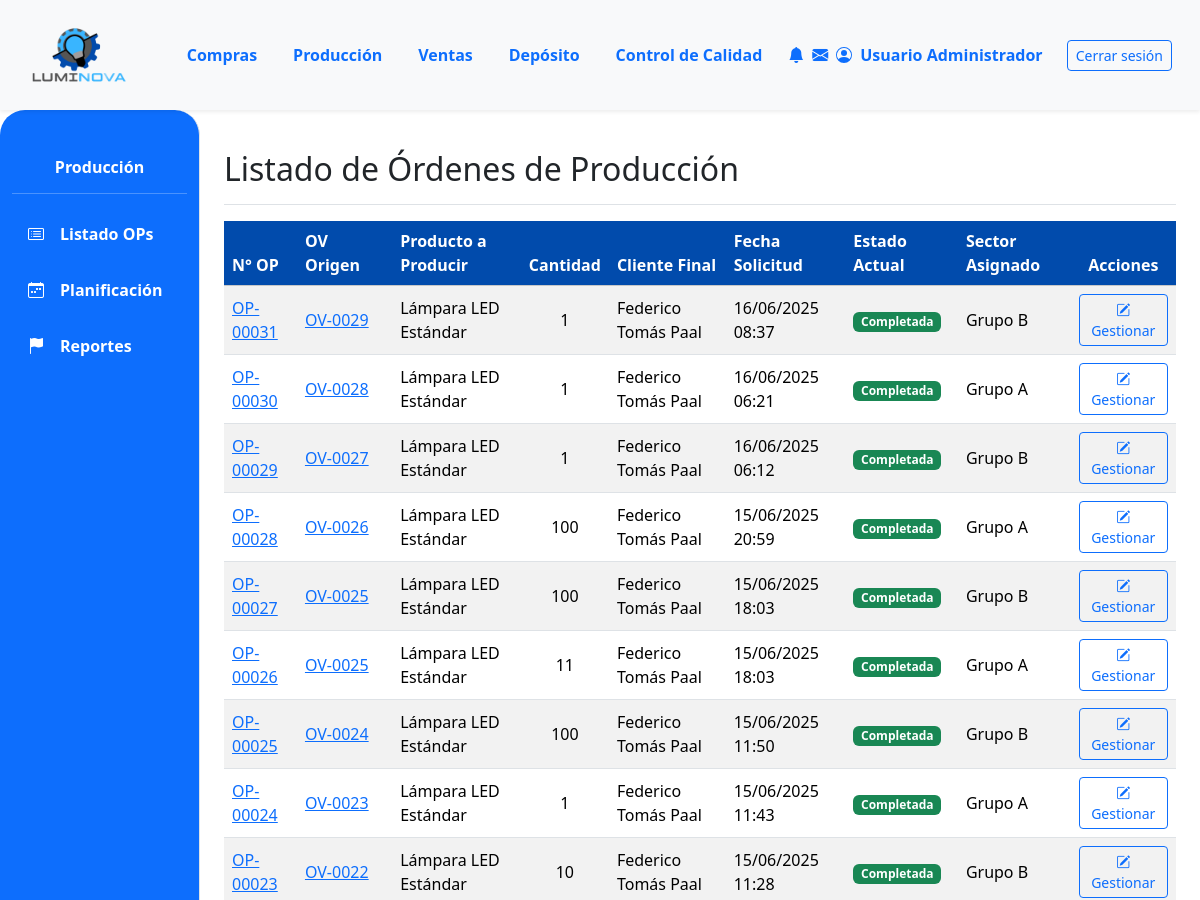
Before: /produccion/ (signed in, upper part) with the older database file.
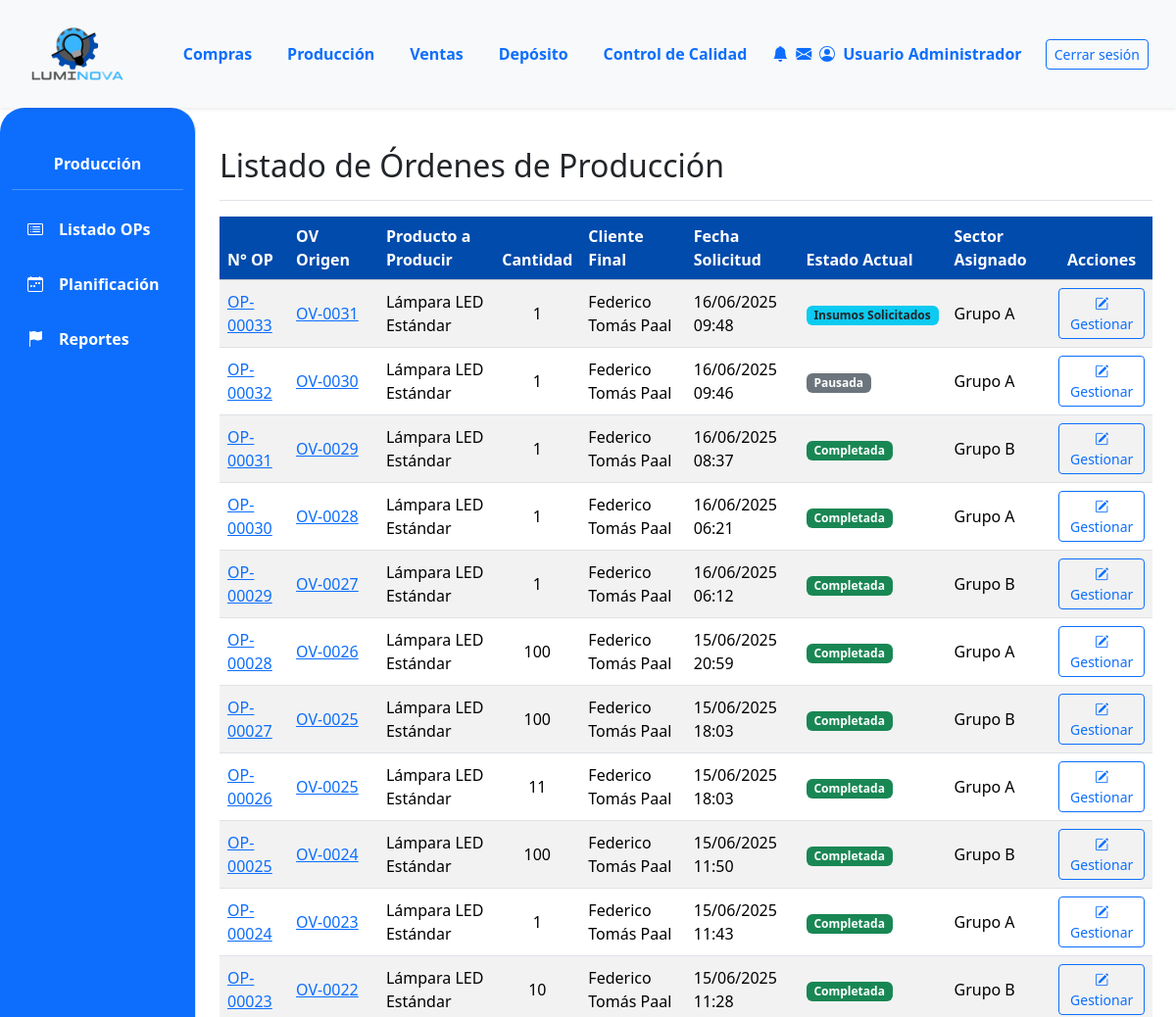
After: the same page with the newer database file.
### App_LUMINOVA/models.py (models this page shows, shortened)
class OrdenProduccion(models.Model):
    numero_op = models.CharField(
        max_length=20, unique=True, verbose_name="N° Orden de Producción"
    )  # Cambiado de numero_orden
    orden_venta_origen = models.ForeignKey(
        OrdenVenta,
        on_delete=models.SET_NULL,
        null=True,
        blank=True,
        related_name="ops_generadas",
    )
    producto_a_producir = models.ForeignKey(
        ProductoTerminado, on_delete=models.PROTECT, related_name="ordenes_produccion"
    )  # Cambiado related_name
    cantidad_a_producir = models.PositiveIntegerField()  # Cambiado de cantidad_prod
    estado_op = models.ForeignKey(
        EstadoOrden,
        on_delete=models.SET_NULL,
        null=True,
        blank=True,
        related_name="ops_estado",
    )
    estado_op = models.ForeignKey(
        EstadoOrden,
        on_delete=models.SET_NULL,
        null=True,
        blank=True,
        related_name="ops_estado",
    )  # Cambiado related_name
    fecha_solicitud = models.DateTimeField(default=timezone.now)  # Añadido
    fecha_inicio_real = models.DateTimeField(null=True, blank=True)
    fecha_inicio_planificada = models.DateField(
        null=True, blank=True
    )  # Cambiado de fecha_inicio
    fecha_fin_real = models.DateTimeField(null=True, blank=True)
    fecha_fin_planificada = models.DateField(null=True, blank=True)  # Añadido
    sector_asignado_op = models.ForeignKey(
        SectorAsignado,
        on_delete=models.SET_NULL,
        null=True,
        blank=True,
        related_name="ops_sector",
    )  # Cambiado related_name
    notas = models.TextField(null=True, blank=True, verbose_name="Notas")  # Añadido
    def get_estado_op_display(self):  # Nombre del método que estás intentando llamar
        if self.estado_op:
            return self.estado_op.nombre
        return "Sin Estado Asignado"

class OrdenVenta(models.Model):  # NUEVO: Específico para Ventas
    ESTADO_CHOICES = [
        ("PENDIENTE", "Pendiente Confirmación"),
        ("CONFIRMADA", "Confirmada (Esperando Producción)"),
        ("INSUMOS_SOLICITADOS", "Insumos Solicitados"),
        ("PRODUCCION_INICIADA", "Producción Iniciada"),
        ("PRODUCCION_CON_PROBLEMAS", "Producción con Problemas"),
        ("LISTA_ENTREGA", "Lista para Entrega"),
        ("COMPLETADA", "Completada/Entregada"),
        ("CANCELADA", "Cancelada"),
    ]
    numero_ov = models.CharField(
        max_length=20, unique=True, verbose_name="N° Orden de Venta"
    )
    cliente = models.ForeignKey(
        Cliente, on_delete=models.PROTECT, related_name="ordenes_venta"
    )
    fecha_creacion = models.DateTimeField(default=timezone.now)
    estado = models.CharField(
        max_length=50, choices=ESTADO_CHOICES, default="PENDIENTE"
    )
    total_ov = models.DecimalField(
        max_digits=12, decimal_places=2, default=0.00, verbose_name="Total OV"
    )
    notas = models.TextField(blank=True, null=True)

class ProductoTerminado(models.Model):
    descripcion = models.CharField(max_length=255)  # Aumentado max_length
    categoria = models.ForeignKey(
        CategoriaProductoTerminado,
        on_delete=models.PROTECT,
        related_name="productos_terminados",
    )
    precio_unitario = models.DecimalField(max_digits=10, decimal_places=2, default=0.00)
    stock = models.IntegerField(default=0)
    modelo = models.CharField(max_length=50, blank=True, null=True)
    potencia = models.IntegerField(blank=True, null=True)
    acabado = models.CharField(max_length=50, blank=True, null=True)
    color_luz = models.CharField(max_length=50, blank=True, null=True)
    material = models.CharField(max_length=50, blank=True, null=True)
    imagen = models.ImageField(null=True, blank=True, upload_to="productos_terminados/")

class Cliente(models.Model):
    nombre = models.CharField(max_length=150, unique=True)  # Aumentado max_length
    direccion = models.TextField(blank=True)
    telefono = models.CharField(max_length=25, blank=True)  # Aumentado max_length
    email = models.EmailField(unique=True, null=True, blank=True)

class EstadoOrden(
    models.Model
):  # Renombrar a EstadoOrdenProduccion o similar si es solo para OP
    nombre = models.CharField(
        max_length=50, unique=True
    )  # Ej: Pendiente, En Proceso, Terminado

class SectorAsignado(
    models.Model
):  # También, si es para OP, `SectorProduccion` sería más claro.
    nombre = models.CharField(
        max_length=50, unique=True
    )  # Ej: Grupo A, Taller Principal

### App_LUMINOVA/views.py (the view)
# urls.py: path('produccion/', produccion_lista_op_view, name='produccion_principal'), # La lista de OPs es la vista principal
@login_required
def produccion_lista_op_view(request):
    ordenes_prod = OrdenProduccion.objects.select_related(
        'producto_a_producir__categoria',
        'orden_venta_origen__cliente', # Para obtener el cliente
        'estado_op', # Nombre del campo en tu modelo OP
        'sector_asignado_op'  # Nombre del campo en tu modelo OP
    ).order_by('-fecha_solicitud')
    context = {
        'ordenes_produccion_list': ordenes_prod,
        'titulo_seccion': 'Listado de Órdenes de Producción',
        'form_update_op': OrdenProduccionUpdateForm(), # Para el modal de edición
    }
    return render(request, 'produccion/produccion_lista_op.html', context)

### App_LUMINOVA/templates/produccion/produccion_lista_op.html (shortened to what the changed rows need)
{% extends 'padre.html' %}
{% load static %}
{% load django_bootstrap5 %}
{% block content %}
<div class="d-flex justify-content-between flex-wrap flex-md-nowrap align-items-center pt-3 pb-2 mb-3 border-bottom">
    <h1 class="h2">{{ titulo_seccion }}</h1>
</div>
<div class="table-responsive mt-3">
    <table class="table table-striped table-hover align-middle">
        <thead class="table-light ">
            <tr>
                <th class="color-thead" style="background-color: #014BAC; color: white;">N° OP</th>
                <th class="color-thead" style="background-color: #014BAC; color: white;">OV Origen</th>
                <th class="color-thead" style="background-color: #014BAC; color: white;">Producto a Producir</th>
                <th class="color-thead text-center" style="background-color: #014BAC; color: white;">Cantidad</th>
                <th class="color-thead" style="background-color: #014BAC; color: white;">Cliente Final</th>
                <th class="color-thead" style="background-color: #014BAC; color: white;">Fecha Solicitud</th>
                <th class="color-thead" style="background-color: #014BAC; color: white;">Estado Actual</th>
                <th class="color-thead" style="background-color: #014BAC; color: white;">Sector Asignado</th>
                <th class="color-thead text-center" style="background-color: #014BAC; color: white;">Acciones</th>
            </tr>
        </thead>
        <tbody>
            {% for op in ordenes_produccion_list %}
            <tr id="op-{{ op.id }}"
                class="{% if op.estado_op and op.estado_op.nombre|lower == 'insumos recibidos' %}table-info-light{% endif %}">
                <td><a href="{% url 'App_LUMINOVA:produccion_detalle_op' op.id %}">{{ op.numero_op }}</a></td>
                <td>
                    {% if op.orden_venta_origen %}
                        <a href="{% url 'App_LUMINOVA:ventas_detalle_ov' op.orden_venta_origen.id %}">{{ op.orden_venta_origen.numero_ov }}</a>
                    {% else %}
                        N/A (Manual)
                    {% endif %}
                </td>
                <td>{{ op.producto_a_producir.descripcion|truncatechars:30|default:"PRODUCTO NO ASIGNADO" }}</td>
                <td class="text-center">{{ op.cantidad_a_producir }}</td>
                <td>{{ op.orden_venta_origen.cliente.nombre|default_if_none:"N/A" }}</td>
                <td>{{ op.fecha_solicitud|date:"d/m/Y H:i" }}</td>
                <td>
                    <span class="badge
                        {% if op.estado_op.nombre.lower == 'pendiente' %}bg-warning text-dark
                        {% elif op.estado_op.nombre.lower == 'insumos solicitados' %}bg-info text-dark
                        {% elif op.estado_op.nombre.lower == 'insumos recibidos' %}bg-primary-subtle text-primary-emphasis border border-primary-subtle
                        {% elif op.estado_op.nombre.lower == 'producción iniciada' %}bg-primary
                        {% elif op.estado_op.nombre.lower == 'en proceso' %}bg-primary
                        {% elif op.estado_op.nombre.lower == 'pausada' %}bg-secondary
                        {% elif op.estado_op.nombre.lower == 'completada' %}bg-success
                        {% elif op.estado_op.nombre.lower == 'cancelada' %}bg-danger
                        {% else %}bg-light text-dark{% endif %}">
                        {{ op.get_estado_op_display }}
                    </span>
                </td>
                <td>{{ op.sector_asignado_op.nombre|default_if_none:"No asignado" }}</td>
                <td class="text-center">
                    <a href="{% url 'App_LUMINOVA:produccion_detalle_op' op.id %}" class="btn btn-sm btn-outline-primary" title="Ver/Gestionar OP {{ op.numero_op }}">
                        <i class="bi bi-pencil-square"></i> <span class="d-none d-lg-inline">Gestionar</span>
                    </a>
                </td>
            </tr>
            {% empty %}
            <tr>
                <td colspan="9" class="text-center fst-italic text-muted">No hay órdenes de producción registradas.</td>
            </tr>
            {% endfor %}
        </tbody>
    </table>
</div>
{% endblock %}

Changed rows visible on the page:
added OrdenProduccion: numero_op "OP-00033", orden_venta_origen.numero_ov "OV-0031", producto_a_producir.descripcion "Lámpara LED Estándar", cantidad_a_producir "1", orden_venta_origen.cliente.nombre "Federico Tomás Paal", fecha_solicitud "16/06/2025 09:48", estado_op "Insumos Solicitados", sector_asignado_op.nombre "Grupo A"
added OrdenProduccion: numero_op "OP-00032", orden_venta_origen.numero_ov "OV-0030", producto_a_producir.descripcion "Lámpara LED Estándar", cantidad_a_producir "1", orden_venta_origen.cliente.nombre "Federico Tomás Paal", fecha_solicitud "16/06/2025 09:46", estado_op "Pausada", sector_asignado_op.nombre "Grupo A"
